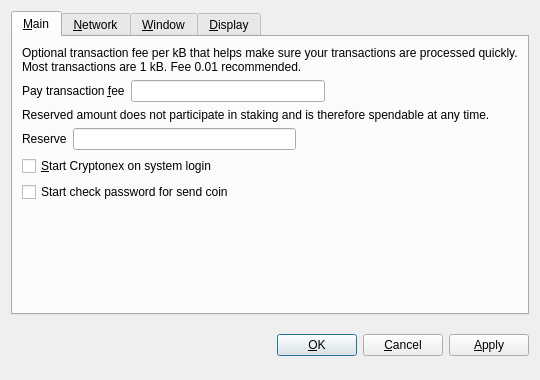
<?xml version="1.0" encoding="UTF-8"?>
<ui version="4.0">
 <class>OptionsDialog</class>
 <widget class="QDialog" name="OptionsDialog">
  <property name="geometry">
   <rect>
    <x>0</x>
    <y>0</y>
    <width>540</width>
    <height>380</height>
   </rect>
  </property>
  <property name="windowTitle">
   <string>Options</string>
  </property>
  <property name="modal">
   <bool>true</bool>
  </property>
  <layout class="QVBoxLayout" name="verticalLayout">
   <item>
    <widget class="QTabWidget" name="tabWidget">
     <property name="tabPosition">
      <enum>QTabWidget::North</enum>
     </property>
     <property name="currentIndex">
      <number>0</number>
     </property>
     <widget class="QWidget" name="tabMain">
      <attribute name="title">
       <string>&amp;Main</string>
      </attribute>
      <layout class="QVBoxLayout" name="verticalLayout_Main">
       <item>
        <widget class="QLabel" name="transactionFeeInfoLabel">
         <property name="text">
          <string>Optional transaction fee per kB that helps make sure your transactions are processed quickly. Most transactions are 1 kB. Fee 0.01 recommended.</string>
         </property>
         <property name="textFormat">
          <enum>Qt::PlainText</enum>
         </property>
         <property name="wordWrap">
          <bool>true</bool>
         </property>
        </widget>
       </item>
       <item>
        <layout class="QHBoxLayout" name="horizontalLayoutFee">
         <item>
          <widget class="QLabel" name="transactionFeeLabel">
           <property name="text">
            <string>Pay transaction &amp;fee</string>
           </property>
           <property name="textFormat">
            <enum>Qt::PlainText</enum>
           </property>
           <property name="buddy">
            <cstring>transactionFee</cstring>
           </property>
          </widget>
         </item>
         <item>
          <widget class="BitcoinAmountField" name="transactionFee"/>
         </item>
         <item>
          <spacer name="horizontalSpacerFee">
           <property name="orientation">
            <enum>Qt::Horizontal</enum>
           </property>
           <property name="sizeHint" stdset="0">
            <size>
             <width>40</width>
             <height>20</height>
            </size>
           </property>
          </spacer>
         </item>
        </layout>
       </item>
       <item>
        <widget class="QLabel" name="reserveBalanceInfoLabel">
         <property name="text">
          <string>Reserved amount does not participate in staking and is therefore spendable at any time.</string>
         </property>
         <property name="textFormat">
          <enum>Qt::PlainText</enum>
         </property>
         <property name="wordWrap">
          <bool>true</bool>
         </property>
        </widget>
       </item>
       <item>
        <layout class="QHBoxLayout" name="horizontalLayoutReserveBalance">
         <item>
          <widget class="QLabel" name="reserveBalanceLabel">
           <property name="text">
            <string>Reserve</string>
           </property>
           <property name="textFormat">
            <enum>Qt::PlainText</enum>
           </property>
           <property name="buddy">
            <cstring>reserveBalance</cstring>
           </property>
          </widget>
         </item>
         <item>
          <widget class="BitcoinAmountField" name="reserveBalance"/>
         </item>
         <item>
          <spacer name="horizontalSpacerReserveBalance">
           <property name="orientation">
            <enum>Qt::Horizontal</enum>
           </property>
           <property name="sizeHint" stdset="0">
            <size>
             <width>40</width>
             <height>20</height>
            </size>
           </property>
          </spacer>
         </item>
        </layout>
       </item>
       <item>
        <widget class="QCheckBox" name="bitcoinAtStartup">
         <property name="toolTip">
          <string>Automatically start Cryptonex after logging in to the system.</string>
         </property>
         <property name="text">
          <string>&amp;Start Cryptonex on system login</string>
         </property>
        </widget>
       </item>
       <item>
        <widget class="QCheckBox" name="checkPassworForSendCoin">
         <property name="text">
          <string>Start check password for send coin</string>
         </property>
        </widget>
       </item>
       <item>
        <spacer name="verticalSpacer_Main">
         <property name="orientation">
          <enum>Qt::Vertical</enum>
         </property>
         <property name="sizeHint" stdset="0">
          <size>
           <width>20</width>
           <height>40</height>
          </size>
         </property>
        </spacer>
       </item>
      </layout>
     </widget>
     <widget class="QWidget" name="tabNetwork">
      <attribute name="title">
       <string>&amp;Network</string>
      </attribute>
      <layout class="QVBoxLayout" name="verticalLayout_Network">
       <item>
        <widget class="QCheckBox" name="mapPortUpnp">
         <property name="toolTip">
          <string>Automatically open the Cryptonex client port on the router. This only works when your router supports UPnP and it is enabled.</string>
         </property>
         <property name="text">
          <string>Map port using &amp;UPnP</string>
         </property>
        </widget>
       </item>
       <item>
        <widget class="QCheckBox" name="connectSocks">
         <property name="toolTip">
          <string>Connect to the Cryptonex network through a SOCKS proxy (e.g. when connecting through Tor).</string>
         </property>
         <property name="text">
          <string>&amp;Connect through SOCKS proxy:</string>
         </property>
        </widget>
       </item>
       <item>
        <layout class="QHBoxLayout" name="horizontalLayout_Network">
         <item>
          <widget class="QLabel" name="proxyIpLabel">
           <property name="text">
            <string>Proxy &amp;IP:</string>
           </property>
           <property name="textFormat">
            <enum>Qt::PlainText</enum>
           </property>
           <property name="buddy">
            <cstring>proxyIp</cstring>
           </property>
          </widget>
         </item>
         <item>
          <widget class="QValidatedLineEdit" name="proxyIp">
           <property name="maximumSize">
            <size>
             <width>140</width>
             <height>16777215</height>
            </size>
           </property>
           <property name="toolTip">
            <string>IP address of the proxy (e.g. 127.0.0.1)</string>
           </property>
          </widget>
         </item>
         <item>
          <widget class="QLabel" name="proxyPortLabel">
           <property name="text">
            <string>&amp;Port:</string>
           </property>
           <property name="textFormat">
            <enum>Qt::PlainText</enum>
           </property>
           <property name="buddy">
            <cstring>proxyPort</cstring>
           </property>
          </widget>
         </item>
         <item>
          <widget class="QLineEdit" name="proxyPort">
           <property name="maximumSize">
            <size>
             <width>55</width>
             <height>16777215</height>
            </size>
           </property>
           <property name="toolTip">
            <string>Port of the proxy (e.g. 9050)</string>
           </property>
          </widget>
         </item>
         <item>
          <widget class="QLabel" name="socksVersionLabel">
           <property name="text">
            <string>SOCKS &amp;Version:</string>
           </property>
           <property name="textFormat">
            <enum>Qt::PlainText</enum>
           </property>
           <property name="buddy">
            <cstring>socksVersion</cstring>
           </property>
          </widget>
         </item>
         <item>
          <widget class="QValueComboBox" name="socksVersion">
           <property name="toolTip">
            <string>SOCKS version of the proxy (e.g. 5)</string>
           </property>
          </widget>
         </item>
         <item>
          <spacer name="horizontalSpacer_Network">
           <property name="orientation">
            <enum>Qt::Horizontal</enum>
           </property>
           <property name="sizeHint" stdset="0">
            <size>
             <width>40</width>
             <height>20</height>
            </size>
           </property>
          </spacer>
         </item>
        </layout>
       </item>
       <item>
        <spacer name="verticalSpacer_Network">
         <property name="orientation">
          <enum>Qt::Vertical</enum>
         </property>
         <property name="sizeHint" stdset="0">
          <size>
           <width>20</width>
           <height>40</height>
          </size>
         </property>
        </spacer>
       </item>
      </layout>
     </widget>
     <widget class="QWidget" name="tabWindow">
      <attribute name="title">
       <string>&amp;Window</string>
      </attribute>
      <layout class="QVBoxLayout" name="verticalLayout_Window">
       <item>
        <widget class="QCheckBox" name="minimizeToTray">
         <property name="toolTip">
          <string>Show only a tray icon after minimizing the window.</string>
         </property>
         <property name="text">
          <string>&amp;Minimize to the tray instead of the taskbar</string>
         </property>
        </widget>
       </item>
       <item>
        <widget class="QCheckBox" name="minimizeOnClose">
         <property name="toolTip">
          <string>Minimize instead of exit the application when the window is closed. When this option is enabled, the application will be closed only after selecting Quit in the menu.</string>
         </property>
         <property name="text">
          <string>M&amp;inimize on close</string>
         </property>
        </widget>
       </item>
       <item>
        <spacer name="verticalSpacer_Window">
         <property name="orientation">
          <enum>Qt::Vertical</enum>
         </property>
         <property name="sizeHint" stdset="0">
          <size>
           <width>20</width>
           <height>40</height>
          </size>
         </property>
        </spacer>
       </item>
      </layout>
     </widget>
     <widget class="QWidget" name="tabDisplay">
      <attribute name="title">
       <string>&amp;Display</string>
      </attribute>
      <layout class="QVBoxLayout" name="verticalLayout_Display">
       <item>
        <layout class="QHBoxLayout" name="horizontalLayout_1_Display">
         <item>
          <widget class="QLabel" name="langLabel">
           <property name="text">
            <string>User Interface &amp;language:</string>
           </property>
           <property name="textFormat">
            <enum>Qt::PlainText</enum>
           </property>
           <property name="buddy">
            <cstring>lang</cstring>
           </property>
          </widget>
         </item>
         <item>
          <widget class="QValueComboBox" name="lang">
           <property name="toolTip">
            <string>The user interface language can be set here. This setting will take effect after restarting Cryptonex.</string>
           </property>
          </widget>
         </item>
        </layout>
       </item>
       <item>
        <layout class="QHBoxLayout" name="horizontalLayout_2_Display">
         <item>
          <widget class="QLabel" name="unitLabel">
           <property name="text">
            <string>&amp;Unit to show amounts in:</string>
           </property>
           <property name="textFormat">
            <enum>Qt::PlainText</enum>
           </property>
           <property name="buddy">
            <cstring>unit</cstring>
           </property>
          </widget>
         </item>
         <item>
          <widget class="QValueComboBox" name="unit">
           <property name="toolTip">
            <string>Choose the default subdivision unit to show in the interface and when sending coins.</string>
           </property>
          </widget>
         </item>
        </layout>
       </item>
       <item>
        <widget class="QCheckBox" name="displayAddresses">
         <property name="toolTip">
          <string>Whether to show Cryptonex addresses in the transaction list or not.</string>
         </property>
         <property name="text">
          <string>&amp;Display addresses in transaction list</string>
         </property>
        </widget>
       </item>
       <item>
        <widget class="QCheckBox" name="coinControlFeatures">
         <property name="toolTip">
          <string>Whether to show coin control features or not.</string>
         </property>
         <property name="text">
          <string>Display coin &amp;control features (experts only!)</string>
         </property>
        </widget>
       </item>
       <item>
        <spacer name="verticalSpacer_Display">
         <property name="orientation">
          <enum>Qt::Vertical</enum>
         </property>
         <property name="sizeHint" stdset="0">
          <size>
           <width>20</width>
           <height>40</height>
          </size>
         </property>
        </spacer>
       </item>
      </layout>
     </widget>
    </widget>
   </item>
   <item>
    <layout class="QHBoxLayout" name="horizontalLayout_Buttons">
     <item>
      <spacer name="horizontalSpacer_1">
       <property name="orientation">
        <enum>Qt::Horizontal</enum>
       </property>
       <property name="sizeHint" stdset="0">
        <size>
         <width>40</width>
         <height>48</height>
        </size>
       </property>
      </spacer>
     </item>
     <item>
      <widget class="QLabel" name="statusLabel">
       <property name="font">
        <font>
         <weight>75</weight>
         <bold>true</bold>
        </font>
       </property>
       <property name="text">
        <string/>
       </property>
       <property name="textFormat">
        <enum>Qt::PlainText</enum>
       </property>
       <property name="wordWrap">
        <bool>true</bool>
       </property>
      </widget>
     </item>
     <item>
      <spacer name="horizontalSpacer_2">
       <property name="orientation">
        <enum>Qt::Horizontal</enum>
       </property>
       <property name="sizeHint" stdset="0">
        <size>
         <width>40</width>
         <height>48</height>
        </size>
       </property>
      </spacer>
     </item>
     <item>
      <widget class="QPushButton" name="okButton">
       <property name="text">
        <string>&amp;OK</string>
       </property>
      </widget>
     </item>
     <item>
      <widget class="QPushButton" name="cancelButton">
       <property name="text">
        <string>&amp;Cancel</string>
       </property>
       <property name="autoDefault">
        <bool>false</bool>
       </property>
      </widget>
     </item>
     <item>
      <widget class="QPushButton" name="applyButton">
       <property name="text">
        <string>&amp;Apply</string>
       </property>
       <property name="autoDefault">
        <bool>false</bool>
       </property>
      </widget>
     </item>
    </layout>
   </item>
  </layout>
 </widget>
 <customwidgets>
  <customwidget>
   <class>QValidatedLineEdit</class>
   <extends>QLineEdit</extends>
   <header>qvalidatedlineedit.h</header>
  </customwidget>
  <customwidget>
   <class>BitcoinAmountField</class>
   <extends>QLineEdit</extends>
   <header>bitcoinamountfield.h</header>
   <container>1</container>
  </customwidget>
  <customwidget>
   <class>QValueComboBox</class>
   <extends>QComboBox</extends>
   <header>qvaluecombobox.h</header>
  </customwidget>
 </customwidgets>
 <resources/>
 <connections/>
</ui>
